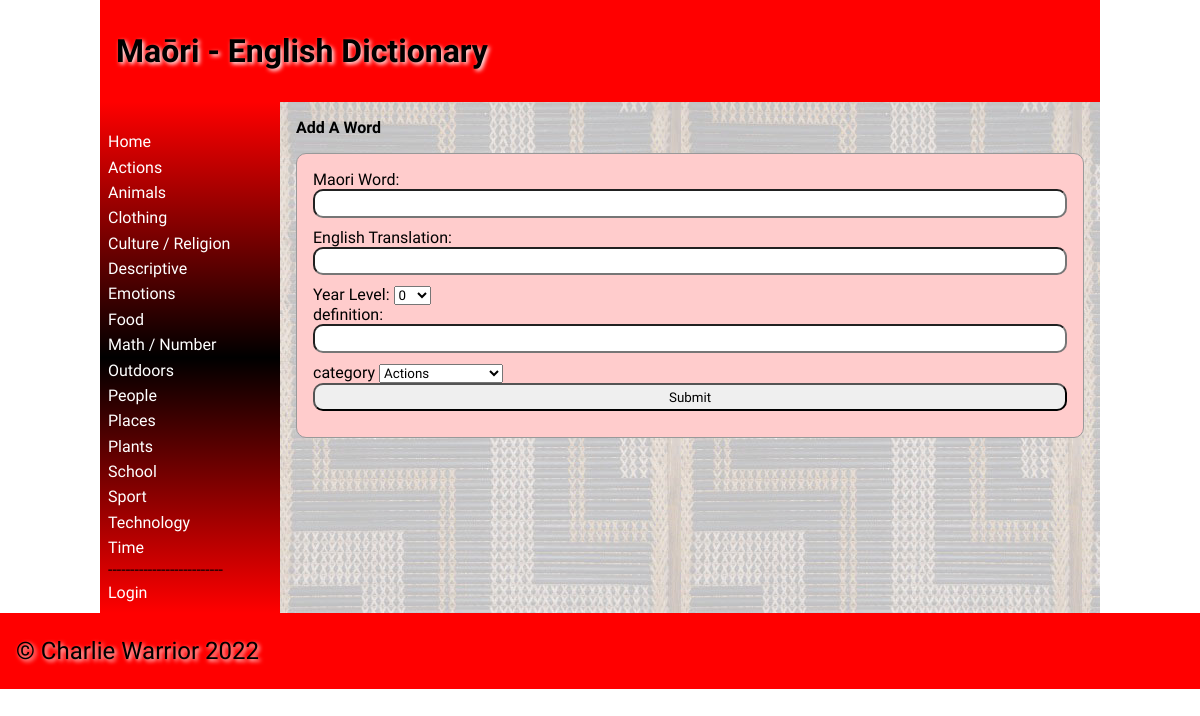
/addword, run on the app's committed database.
### tables this page shows
CREATE TABLE categories
(
	id integer
		constraint categories_pk
			primary key autoincrement,
	name varchar(30)
);

### app.py (the view, shortened to what this page needs)
@app.route('/addword', methods=['POST', 'GET'])
def render_addword():
    return render_template("addword.html", logged_in=is_logged_in(), categories=get_categories(), teacher=is_teacher())

### app.py (called while the page is built)
def create_connection(db_file):
    try:
        connection = sqlite3.connect(db_file)
        return connection
    except Error as e:
        print(e)
    return None

def is_logged_in():
    if session.get("email") is None:
        print('Not Logged In')
        return False
    print('Logged In')
    return True

def is_teacher():
    if session.get("usertype") == "student":
        return False
    return True

def get_categories():
    con = create_connection(DATABASE)
    print(con)
    query = "SELECT id, name FROM categories ORDER BY name ASC"
    cur = con.cursor()
    cur.execute(query)
    category_list = cur.fetchall()
    con.close()
    return category_list

### templates/addword.html (shortened to what this page needs)
{% extends 'base.html' %}
{% block heading %}Maōri - English Dictionary{% endblock %}
{% block main %}
<b> Add A Word</b>
<form class="dataForm" method="post">
    <div class="form-group">
        <div class="form-label">Maori Word:</div>
        <div class="form-element"><input type="text" name="mword" id="mword" required></div>
    </div>
    <form class="dataForm" method="post">
        <div class="form-group">
            <div class="form-label">English Translation:</div>
            <div class="form-element"><input type="text" name="eword" id="eword" required></div>
        </div>
        <label for="ylevel">Year Level:</label>
        <select name="ylevel" id="ylevel">
            <option value="0">0</option>
        </select>
        <div class="form-group">
            <div class="form-label">definition:</div>
            <div class="form-element"><input type="text" name="dword" id="dword" required></div>
        </div>
        <label for="category">category</label>
        <select name="category" id="category">
            {% for category in categories %}
            <option value={{category[0]}}> {{category[1]}}</option>
            {% endfor %}
            <div class="form-group">
                <div class="form-element"><input type="submit" value="Submit"></div>
            </div>
            {% endblock %}

### templates/base.html (shortened to what this page needs)
<!doctype html>
<html lang="en">
<head>
    <link href="{{ url_for('static', filename='css/style.css') }}" rel="stylesheet">
</head>
<body>
<div id="container">
    <header>
        <h1>{% block heading %}{% endblock %}</h1>
    </header>
    <nav>
        <ul>
            <li><a href="\">Home</a></li>
            {% for category in categories %}
            <li><a href="/category/{{category[0]}}">{{category[1]}}</a></li>
            {% endfor %}
            --------------------------
            {% if logged_in %}
            <li><a href="\logout">Logout</a></li>
            {% if teacher %}
            <li><a href="\addword">Add Word</a></li>
            {% endif %}
            {% else %}
            <li><a href="\login">Login</a></li>
        </ul>
        {% endif %}
    </nav>
    <main>
        {% block main%}{% endblock %}
    </main>
    <footer>
        <p>
            &copy; Charlie Warrior 2022
        </p>
    </footer>
</div>
</body>
</html>

### static/css/style.css (style rules this page uses)
* { font-family: Comfortaa, sans-serif; margin: 0; padding: 0; box-sizing: border-box; }
#container { display: grid; grid-template-columns: 75px auto; grid-template-areas: 'nav header' 'main main' 'footer footer'; }
header { grid-area: header; background-color: #f00; padding: 1rem; }
nav { grid-area: nav; }
main { grid-area: main; padding: 1rem; background-color: #edd; }
h1, h2, h3, h4 { padding: 1rem 0; font-family: 'Suez One', serif; color: #000; text-shadow: 2px 2px 4px #fff; }
p { padding: 0.5rem 0; }
a { color: #222; }
.dataForm { margin: 1rem 0; border: 1px solid #999; padding: 1rem; background-color: #fcc; border-radius: 10px; }
.dataForm input, textarea { width: 100%; border-radius: 10px; padding: 0.3rem; margin-bottom: 10px; }
footer { grid-area: footer; padding: 1rem; background-color: #f00; }
footer p { color: #000; text-shadow: 2px 2px 4px #fff; font-size: 1.5rem; }
@media only screen and (min-width: 768px) { #container { grid-template-columns: 180px auto; grid-template-areas: 'header header' 'nav main' 'footer footer'; } }
@media only screen and (min-width: 768px) { nav { background: linear-gradient(180deg, rgba(255,0,0,1) 0%, rgba(0, 0, 0, 1) 50%, rgba(255,0,0,1) 100%); padding: 0.5rem; } }
@media only screen and (min-width: 768px) { nav ul { list-style: none; } }
@media only screen and (min-width: 768px) { nav li { padding: 0.2rem 0; } }
@media only screen and (min-width: 768px) { nav a { color: #fff; text-decoration: none; } }
@media only screen and (min-width: 768px) { main { background-image: url('/poutama.jpg'); } }
@media only screen and (min-width: 1000px) { #container { width: 1000px; margin: auto; } }

### data on the page
categories: name "Actions"
categories: name "Animals"
categories: name "Clothing"
categories: name "Culture / Religion"
categories: name "Descriptive"
categories: name "Emotions"
categories: name "Food"
categories: name "Math / Number"
categories: name "Outdoors"
categories: name "People"
categories: name "Places"
categories: name "Plants"
categories: name "School"
categories: name "Sport"
categories: name "Technology"
categories: name "Time"

### other printed values
form field category "Actions"
